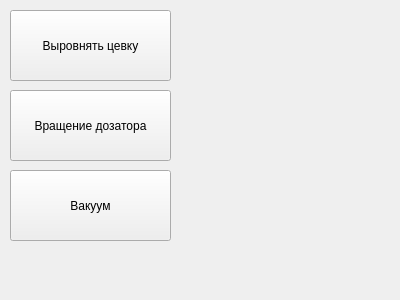
<?xml version="1.0" encoding="UTF-8"?>
<ui version="4.0">
 <class>ServiceFrame</class>
 <widget class="QWidget" name="ServiceFrame">
  <property name="geometry">
   <rect>
    <x>0</x>
    <y>0</y>
    <width>400</width>
    <height>300</height>
   </rect>
  </property>
  <property name="windowTitle">
   <string>Form</string>
  </property>
  <widget class="QPushButton" name="pushButton">
   <property name="geometry">
    <rect>
     <x>10</x>
     <y>10</y>
     <width>161</width>
     <height>71</height>
    </rect>
   </property>
   <property name="text">
    <string>Выровнять цевку</string>
   </property>
   <property name="checkable">
    <bool>true</bool>
   </property>
  </widget>
  <widget class="QPushButton" name="pushButton_2">
   <property name="geometry">
    <rect>
     <x>10</x>
     <y>90</y>
     <width>161</width>
     <height>71</height>
    </rect>
   </property>
   <property name="text">
    <string>Вращение дозатора</string>
   </property>
  </widget>
  <widget class="QPushButton" name="pushButton_3">
   <property name="geometry">
    <rect>
     <x>10</x>
     <y>170</y>
     <width>161</width>
     <height>71</height>
    </rect>
   </property>
   <property name="text">
    <string>Вакуум</string>
   </property>
  </widget>
 </widget>
 <resources/>
 <connections/>
</ui>
